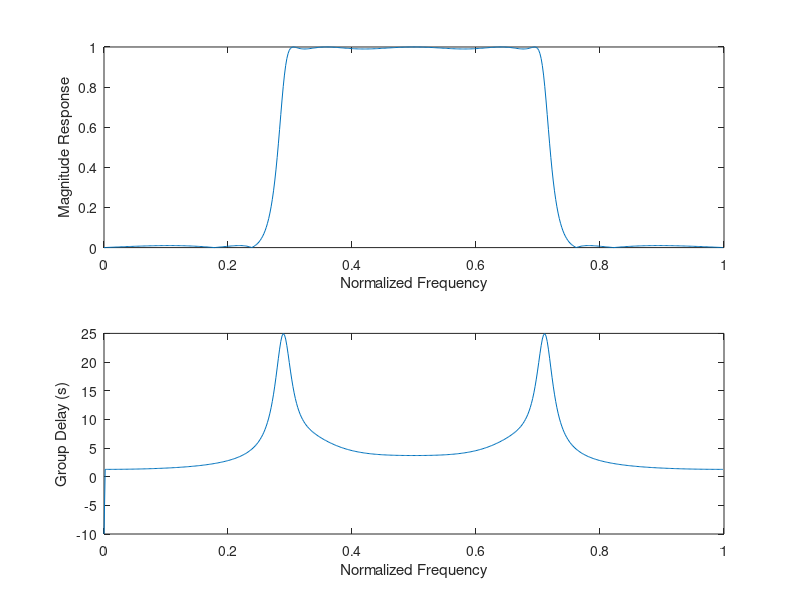
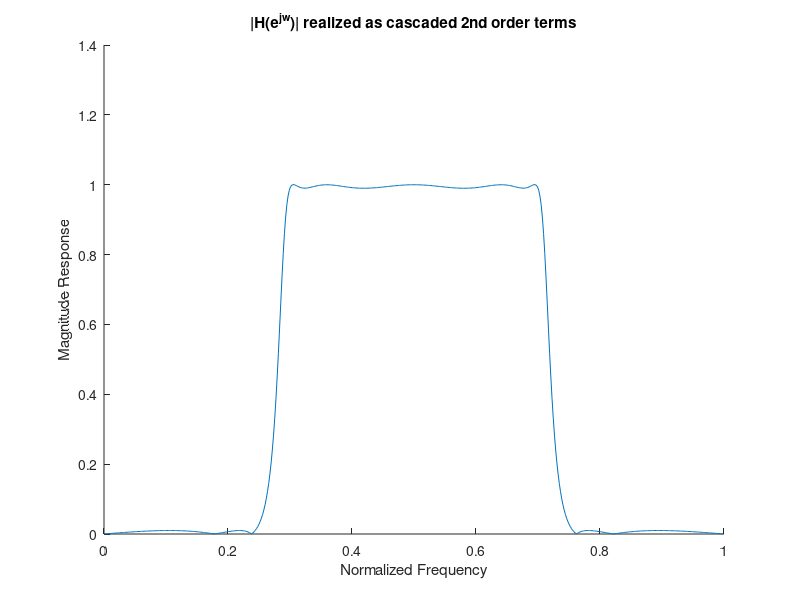

The MATLAB source for these figures, in order:
%% Module 2 Homework
% Design a bandpass discrete-time Elliptic filter with the following
% specifications: Ws1=0.2pi, Wp1=0.3pi, Wp2=0.7pi, Ws2=0.8pi and Gp=0.99
% and Gs=0.01. Plot the magnitude response and group delay for the
% resulting filter design. Realize the transfer function as a cascade of
% first-order and second-order sections with real-valued coefficients. List
% the coefficients for each section.

ws1 = 0.2*pi;
wp1 = 0.3*pi;
wp2 = 0.7*pi;
ws2 = 0.8*pi;
Gp  = 0.99;
Gs  = 0.01;

Rp = -20*log10(Gp);
Rs = -20*log10(Gs);

% Calculating digital Elliptic filter order and new w using normalized pass
% band and stop band frequencies. 
[N,wpnew] = ellipord([wp1/pi wp2/pi],[ws1/pi ws2/pi],Rp,Rs);

% Calculate Zeros, Poles, and Gain for digital Elliptic filter
[z,p,k]   = ellip(N,Rp,Rs,wpnew);

% Calculate Z domain numerator polynomial
Bz = poly(z);

% Calculate Z domain denominator polynomial
Az = poly(p);

% Adjust for gain using k computed in line 24
Bz = k*Bz;

% Calculating Magnitude Response
[H,wh]   = freqz(Bz,Az);

% Calculating Group Delay
[Gpd,wg] = grpdelay(Bz,Az);

% Plotting Magnitude Response and Group Delay
figure(1) 
subplot(211)
plot(wh/pi,abs(H),'-')
xlabel('Normalized Frequency'); ylabel('Magnitude Response');
subplot(212)
plot(wg/pi,Gpd,'-')
xlabel('Normalized Frequency'); ylabel('Group Delay (s)');


%% Realize transfer function as cascaded 2nd order terms
% The 2nd Order terms were acquired by using MATLAB
% poly function on complex-conjugate pairs for variables z (zeros) and
% p (poles).

% 2nd Order Numerator coefficients indexed as follows:
% Z^2*p(1) + Z*p(2) + p(3)
z0 = [1 0 -1];
z1 = [1 -1.6954 1];
z2 = [1 1.6954 1];
z3 = [1 1.4663 1];
z4 = [1 -1.4663 1];

% 2nd Order Denominator coefficients indexed as follows:
% Z^2*p(1) + Z*p(2) + p(3)
p0 = [1 0 0.3335];
p1 = [1 -0.8406 0.6311];
p2 = [1 0.8406 0.6311];
p3 = [1 1.1701 0.9050];
p4 = [1 -1.1701 0.9050];

% Frequency response of each term
h0 = freqz(z0,p0);
h1 = freqz(z1,p1);
h2 = freqz(z2,p2);
h3 = freqz(z3,p3);
[h4,ww] = freqz(z4,p4);

% Cascading 2nd order Transfer functions
% Compensating for Gain
H_cascaded = k*(h0.*h1.*h2.*h3.*h4);

figure(2)
hold on
title('|H(e^{jw})| realized as cascaded 2nd order terms');
xlabel('Normalized Frequency'); ylabel('Magnitude Response');
plot(ww/pi, abs(H_cascaded),'-');
